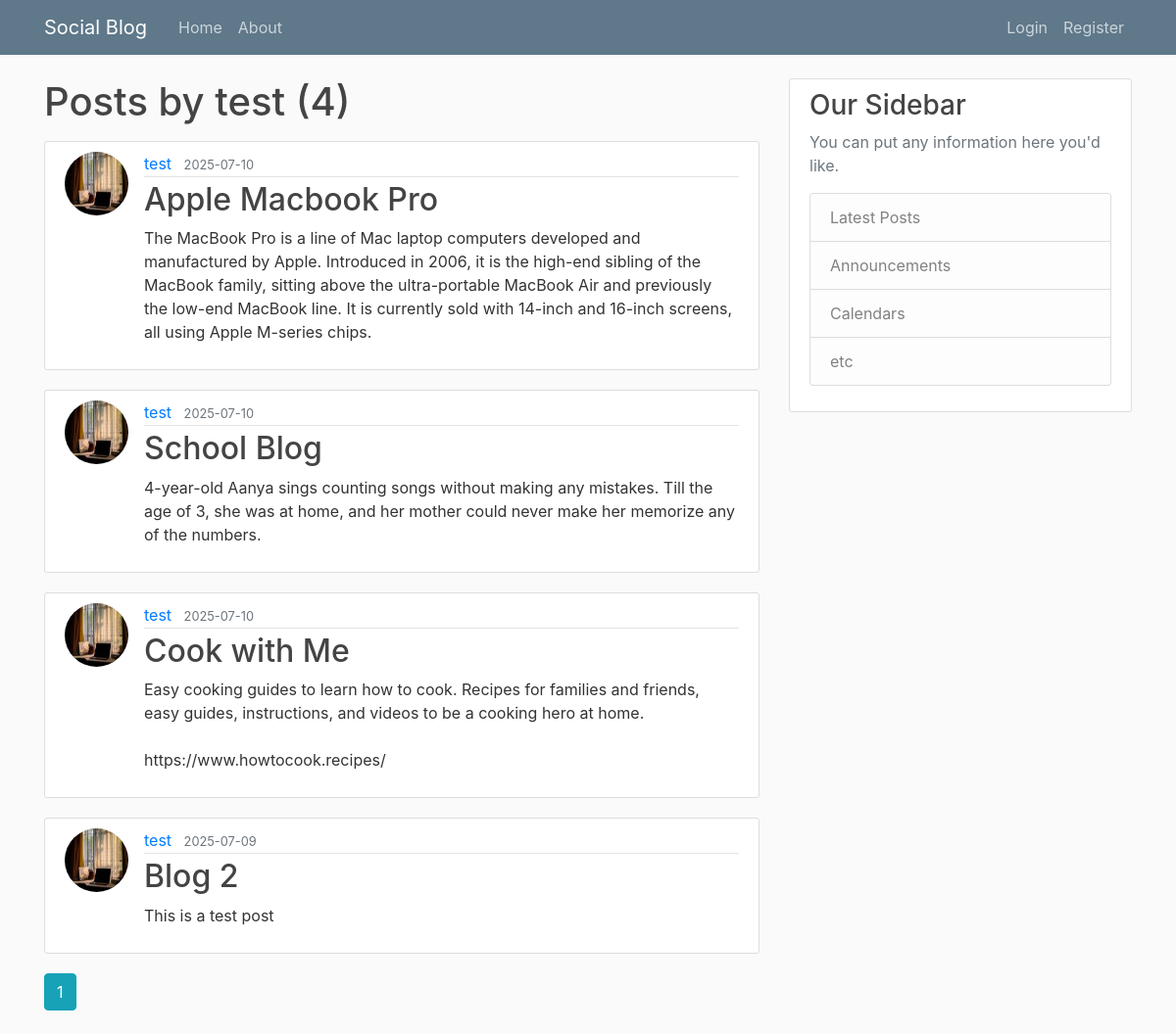
The app's page /user/test with its own data.
### social_blog/models.py (models this page shows, shortened)
class User(db.Model, UserMixin):
    id = db.Column(db.Integer, primary_key=True)
    username = db.Column(db.String(20), unique=True, nullable=False)
    email = db.Column(db.String(120), unique=True, nullable=False)
    image_file = db.Column(db.String(20), nullable=False, default='default.jpg')
    password = db.Column(db.String(60), nullable=False)
    posts = db.relationship('Post', backref='author', lazy=True)

class Post(db.Model):
    id = db.Column(db.Integer, primary_key=True)
    title = db.Column(db.String(100), nullable=False)
    date_posted = db.Column(db.DateTime, nullable=False, default=datetime.utcnow)
    content = db.Column(db.Text, nullable=False)
    user_id = db.Column(db.Integer, db.ForeignKey('user.id'), nullable=False)

### social_blog/routes.py (the view)
@app.route('/user/<string:username>')
def user_posts(username):
    page = request.args.get('page', 1, type=int)
    user = User.query.filter_by(username=username).first_or_404()
    posts = Post.query.filter_by(author = user)\
        .order_by(Post.date_posted.desc())\
        .paginate(page=page, per_page=4)
    return render_template('user_post.html', posts = posts, user=user)

### social_blog/templates/user_post.html
{% extends "layout.html" %}
{% block content %}
    <h1 class="mb-3">Posts by {{ user.username }} ({{ posts.total }})</h1>
    {% for post in posts.items %}
        <article class="media content-section">
          <img class="rounded-circle article-img" src="{{ url_for('static', filename='profile_pics/' + post.author.image_file) }}">
          <div class="media-body">
            <div class="article-metadata">
              <a class="mr-2" href="{{ url_for('user_posts', username=post.author.username) }}">{{ post.author.username }}</a>
              <small class="text-muted">{{ post.date_posted.strftime('%Y-%m-%d') }}</small>
            </div>
            <h2><a class="article-title" href="{{ url_for('post', post_id=post.id) }}">{{ post.title }}</a></h2>
            <p class="article-content">{{ post.content }}</p>
          </div>
        </article>
    {% endfor %}
    {% for page_num in posts.iter_pages(left_edge=1, right_edge=1, left_current=1, right_current=2) %}
      {% if page_num %}
        {% if posts.page == page_num %}
          <a class="btn btn-info mb-4" href="{{ url_for('user_posts', username=user.username, page=page_num) }}">{{ page_num }}</a>
        {% else %}
          <a class="btn btn-outline-info mb-4" href="{{ url_for('user_posts', username=user.username, page=page_num) }}">{{ page_num }}</a>
        {% endif %}
      {% else %}
        ...
      {% endif %}
    {% endfor %}
{% endblock content %}

### social_blog/static/main.css (style rules this page uses)
body { background: #fafafa; color: #333333; margin-top: 5rem; }
h1, h2, h3, h4, h5, h6 { color: #444444; }
.content-section { background: #ffffff; padding: 10px 20px; border: 1px solid #dddddd; border-radius: 3px; margin-bottom: 20px; }
.article-title { color: #444444; }
.article-content { white-space: pre-line; }
.article-img { height: 65px; width: 65px; margin-right: 16px; }
.article-metadata { padding-bottom: 1px; margin-bottom: 4px; border-bottom: 1px solid #e3e3e3 }

### records on screen
User: username "test"
Post: image_file (picture), author.username "test", date_posted "2025-07-10", title "Apple Macbook Pro", content "The MacBook Pro is a line of Mac laptop computers developed and manufactured by Apple. Introduced in 2006, it is the high-end sibling of the MacBook family, sitting above the ultra-portable MacBook Air and previously the low-end MacBook line. It is currently sold with 14-inch and 16-inch screens, all using Apple M-series chips."
Post: image_file (picture), author.username "test", date_posted "2025-07-10", title "School Blog", content "4-year-old Aanya sings counting songs without making any mistakes. Till the age of 3, she was at home, and her mother could never make her memorize any of the numbers."
Post: image_file (picture), author.username "test", date_posted "2025-07-10", title "Cook with Me", content "Easy cooking guides to learn how to cook. Recipes for families and friends, easy guides, instructions, and videos to be a cooking hero at home. https://www.howtocook.recipes/"
Post: image_file (picture), author.username "test", date_posted "2025-07-09", title "Blog 2", content "This is a test post"

### other values on screen
{{ posts.total }} "4"
{{ page_num }} "1"
